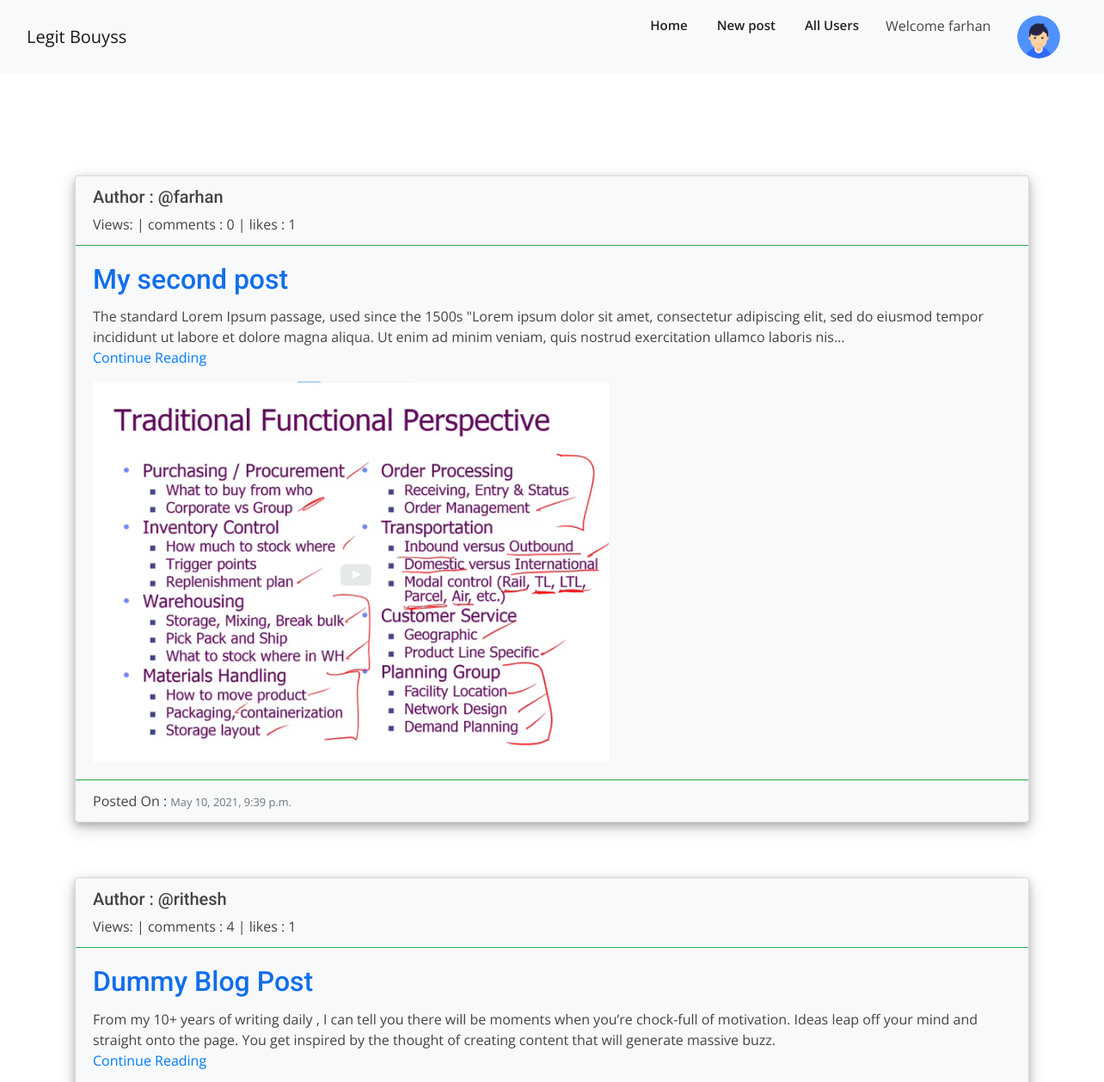
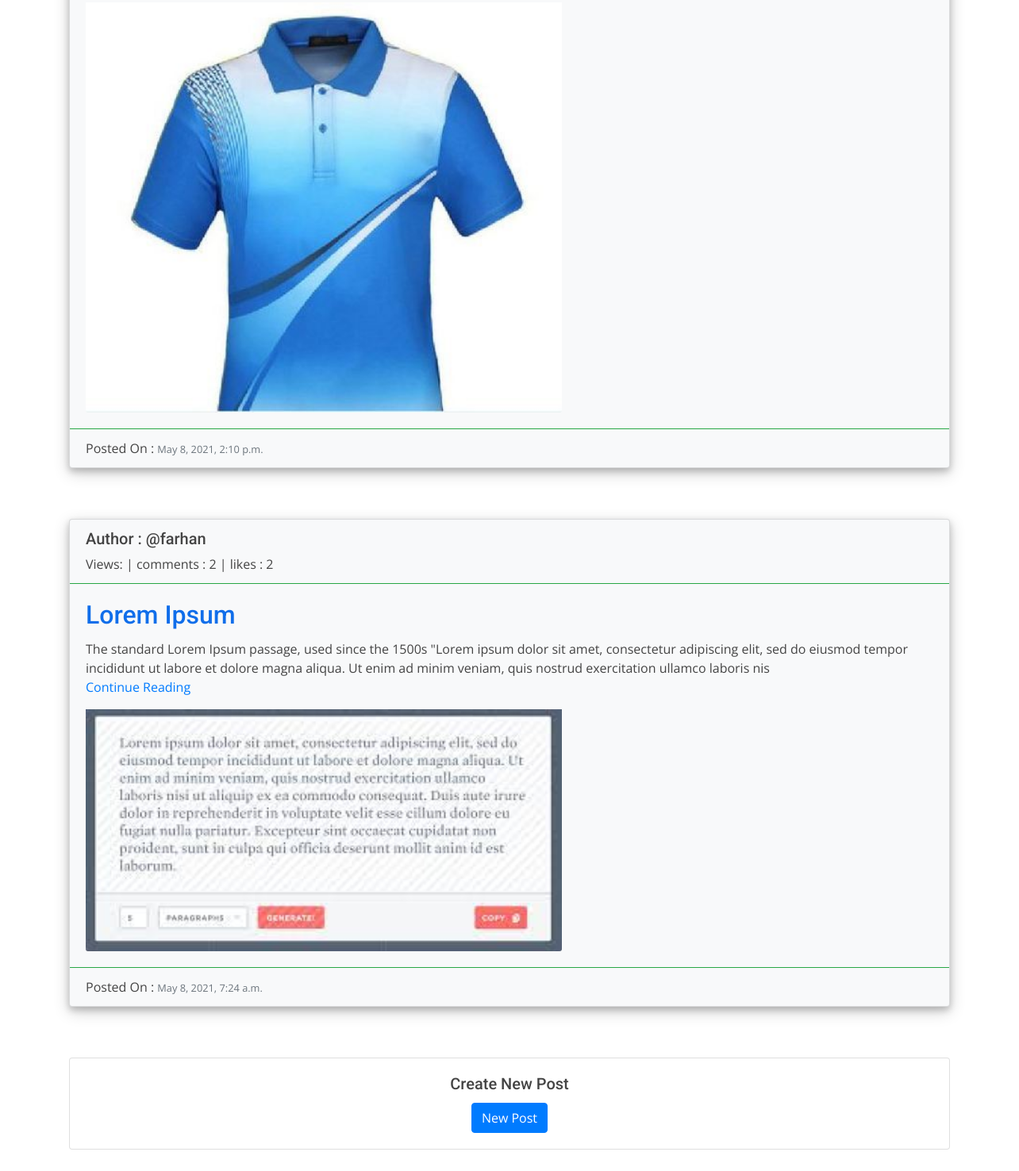
Screenshot of / (signed in) with the database file from the repository (2 pictures, top to bottom).
### blog/models.py (models this page shows, shortened)
class UserProfile(models.Model):
    user = models.OneToOneField(User,null=True,blank=True,on_delete=models.SET_NULL)
    profilepic = models.ImageField(upload_to='images/profile_pics/',default='images/profile_pics/default.png')
    bio = models.TextField()
    website_url = models.URLField(null=True,blank=True)
    facebook_url = models.URLField(null=True,blank=True)
    instagram_url = models.URLField(null=True,blank=True)
    twitter_url = models.URLField(null=True,blank=True)
    pintrest_url = models.URLField(null=True,blank=True)

class Post(models.Model):
    title = models.CharField(max_length=100)
    slug = models.SlugField(max_length=100)
    category = models.CharField(max_length=50)
    created_date = models.DateTimeField(auto_now=True)
    body = RichTextField()
    auther = models.ForeignKey(User,on_delete=models.CASCADE)
    thumbnail = models.ImageField(upload_to = 'images/post_thumbnails/',null=True,blank=True)
    snippet = models.TextField(max_length=255)
    like = models.ManyToManyField(User,related_name='blog_posts')
    Hit_count_generic = GenericRelation(HitCount,object_id_field='object_pk',related_query_name='hit_count_generic_relation')
    @property
    def get_likes(self):
        return self.like.count()
    class Meta:
        ordering = ["-created_date"]

### blog/views.py (the view)
# urls.py: path("",views.PostList.as_view(),name='home'),
class PostList(ListView):
    model = Post
    context_object_name = 'posts'
    template_name = 'blog/post_list.html'
    def get_context_data(self,*args,**kwargs):
        data = super().get_context_data(*args,**kwargs)
        return data

### blog/templates/blog/post_list.html (shortened to what this page needs)
{% extends 'main2.html' %}
{% load hitcount_tags %}
{% block content %}
    <br><br>
    {% for post in posts %}
        <div class="card bg-light mb-3" style="box-shadow: 0 4px 8px 0 rgba(0, 0, 0, 0.2), 0 6px 20px 0 rgba(0, 0, 0, 0.19);">
            <div class="card-header bg-transparent border-success">
                <h5>Author : @{{post.auther.username}}</h5>
                <span class="cat-links">
                    <a  rel="category tag">Views: {% get_hit_count for post %} | </a> <a  rel="category tag">comments : {{post.comments.count}} | </a> <a  rel="category tag">likes : {{post.get_likes}}</a>
                </span>
            </div>
            <div class="card-body">
                <h2 class="card-title"><a href="{% url 'blog:post_detail' post.slug  %}">{{post.title}}</a></h2>
                <p class="card-text">{{post.snippet|safe}} <br> <a href="{% url 'blog:post_detail' post.slug  %}" class="btn-link">Continue Reading</a> </p>
                {% if post.thumbnail %}
                    <img src="{{post.thumbnail.url}}" class="card-img-bottom" style="max-height: 400x;max-width:600px">
                {% endif %}
            </div>
            <div class="card-footer bg-transparent border-success">
                <p class="card-text">Posted On : <small class="text-muted">{{post.created_date}}</small></p>
            </div>
        </div>
        <br><br>
    {% endfor %}
    {% if not user.is_authenticated %}
        <div class="card text-center">
            <div class="card-body">
            <h5 class="card-title">Login to your account to Publish a Post</h5>
            <a href="{% url 'accounts:login' %}" class="btn btn-primary">Login</a>
            <br>
            <p class="card-text">Or</p>
            <a href="{% url 'accounts:signup' %}" class="btn btn-primary">Sign Up</a>
            </div>
        </div>
    {% else %}
    <div class="card text-center">
        <div class="card-body">
        <h5 class="card-title">Create New Post</h5>
        <a href="{% url 'blog:create_post' %}" class="btn btn-primary">New Post</a>
        <br>
    </div>
    {% endif %}
{% endblock %}

### blog/templates/main2.html (shortened to what this page needs)
<!DOCTYPE html>
{% load static %}
<html lang="en">
<head>
  <link href="{% static 'assets/vendor/bootstrap/css/bootstrap.min.css' %}" rel="stylesheet">
  <link href="{% static 'assets/vendor/icofont/icofont.min.css' %}" rel="stylesheet">
  <link href="{% static 'assets/vendor/boxicons/css/boxicons.min.css' %}" rel="stylesheet">
  <link href="{% static 'assets/vendor/owl.carousel/assets/owl.carousel.min.css' %}" rel="stylesheet">
  <link href="{% static 'assets/vendor/venobox/venobox.css' %}" rel="stylesheet">
  <link href="{% static 'assets/vendor/aos/aos.css' %}" rel="stylesheet">
  <link href="{% static 'assets/css/style.css' %}" rel="stylesheet">
</head>
<body>
  <header class="navbar navbar-expand-lg navbar-light bg-light" >
    <div class="container-fluid" >
      <a href="{% url 'blog:home' %}" class="navbar-brand">Legit Bouyss</a>
      <nav class="nav-menu d-none d-lg-block">
        <ul>
          <li ><a href="{% url 'blog:home' %}">Home</a></li>
          {% if user.is_authenticated %}
            <li><a href="{% url 'blog:create_post' %}">New post</a></li>
            <li><a href="{% url 'accounts:all_users' %}">All Users</a></li>
            <li><a ></a>Welcome {{user.username}}</li>
            <li class="drop-down"><a href=""><img src="{{user.userprofile.profilepic.url}}" style="width: 50px;height:50px;border-radius:50px;"></a>
            </li>
          {% else %}
            <li><a href="{% url 'accounts:signup' %}"><button class="btn btn-outline-success me-2" type="button">Sign Up</button></a></li>
            <li><a href="{% url 'accounts:login' %}"><button class="btn btn-outline-success me-2" type="button">Login</button></a></li>
          {% endif %}
        </ul>
      </nav>
    </div>
  </header>
  <div class="container">
    <div style="margin: 70px 0px ;">
      {% block content %}
      {% endblock %}
    </div>
  </div>
</body>
</html>

### static/assets/css/style.css (style rules this page uses)
body { font-family: "Open Sans", sans-serif; color: #444444; }
a { color: #106eea; }
h1, h2, h3, h4, h5, h6 { font-family: "Roboto", sans-serif; }
.nav-menu ul { margin: 0; padding: 0; list-style: none; }
.nav-menu > ul { display: flex; }
.nav-menu > ul > li { position: relative; white-space: nowrap; padding: 10px 0 10px 28px; }
.nav-menu a { display: block; position: relative; color: #222222; transition: 0.3s; font-size: 15px; font-weight: 600; padding: 0 3px; font-family: "Open Sans", sans-serif; }
.nav-menu > ul > li > a:before { content: ""; position: absolute; width: 100%; height: 2px; bottom: -5px; left: 0; background-color: #106eea; visibility: hidden; width: 0px; transition: all 0.3s ease-in-out 0s; }
.nav-menu .drop-down > a:after { content: "\ea99"; font-family: IcoFont; padding-left: 5px; }
.mobile-nav { position: fixed; top: 55px; right: 15px; bottom: 15px; left: 15px; z-index: 9999; overflow-y: auto; background: #fff; transition: ease-in-out 0.2s; opacity: 0; visibility: hidden; border-radius: 10px; padding: 10px 0; }
.mobile-nav * { margin: 0; padding: 0; list-style: none; }
.mobile-nav a { display: block; position: relative; color: #222222; padding: 10px 20px; font-weight: 500; outline: none; }
.mobile-nav .drop-down > a:after { content: "\ea99"; font-family: IcoFont; padding-left: 10px; position: absolute; right: 15px; }
.mobile-nav .drop-down > a { padding-right: 35px; }

### rows the page displays
Post: auther.username "farhan", comments.count "0", get_likes "1", title "My second post", snippet "The standard Lorem Ipsum passage, used since the 1500s \"Lorem ipsum dolor sit amet, consectetur adipiscing elit, sed do eiusmod tempor incididunt ut labore et dolore magna aliqua. Ut enim ad minim veniam, quis nostrud exercitation ullamco laboris nis...", thumbnail (picture), created_date "May 10, 2021, 9:39 p.m."
Post: auther.username "rithesh", comments.count "4", get_likes "1", title "Dummy Blog Post", snippet "From my 10+ years of writing daily , I can tell you there will be moments when you’re chock-full of motivation. Ideas leap off your mind and straight onto the page. You get inspired by the thought of creating content that will generate massive buzz.", thumbnail (picture), created_date "May 8, 2021, 2:10 p.m."
Post: auther.username "farhan", comments.count "2", get_likes "2", title "Lorem Ipsum", snippet "The standard Lorem Ipsum passage, used since the 1500s \"Lorem ipsum dolor sit amet, consectetur adipiscing elit, sed do eiusmod tempor incididunt ut labore et dolore magna aliqua. Ut enim ad minim veniam, quis nostrud exercitation ullamco laboris nis", thumbnail (picture), created_date "May 8, 2021, 7:24 a.m."

### other values shown
{{ user.username }} "farhan"
